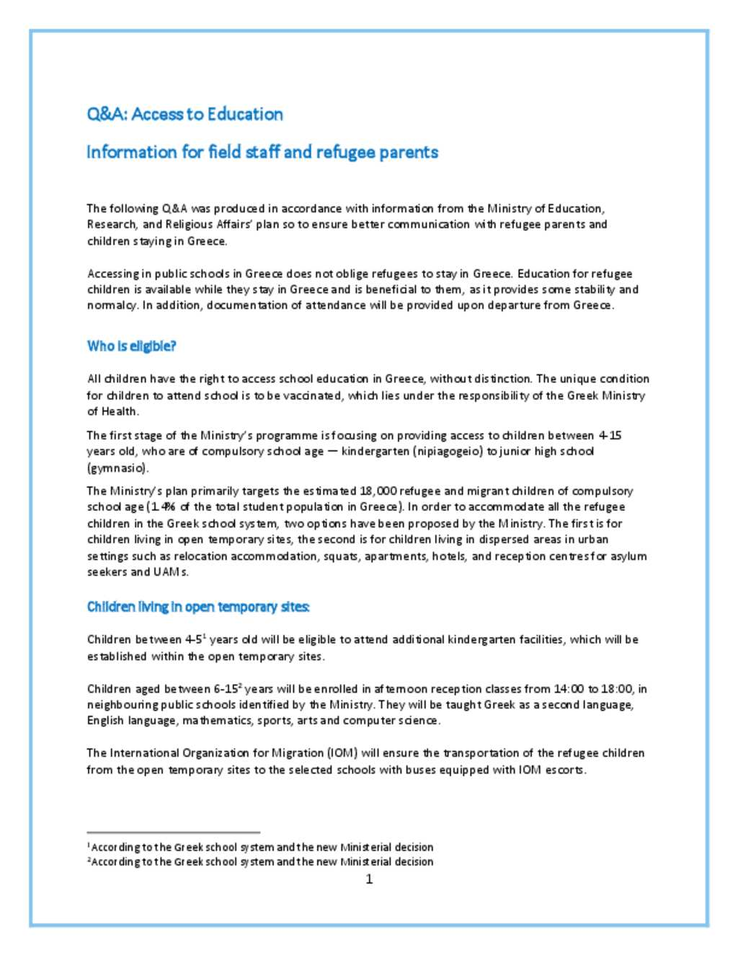
#> input picture Day16/input_images/document.png, 738 x 956 px, shrunk from 1024 x 1325 before the run, found by its file name
$ python 'Morphological Operations.py'
#> lines starting #> are read from the running program, lines starting #| are printed output that depends on the picture
'''Morphological Operations


Learn and implement:

Erosion
Dilation
Opening
Closing
Morphological Gradient
Top Hat
Black Hat'''

import cv2
import numpy as np
img=cv2.imread("Day16/input_images/document.png")
#> img is the input picture: shape (956, 738, 3); mean B, G, R 242.3, 241.4, 239.6
gray=cv2.cvtColor(img,cv2.COLOR_RGB2BGRA)
#kernel = np.ones((5,5), np.uint8)
eros=cv2.erode(gray,kernel=(5,5),iterations=10)
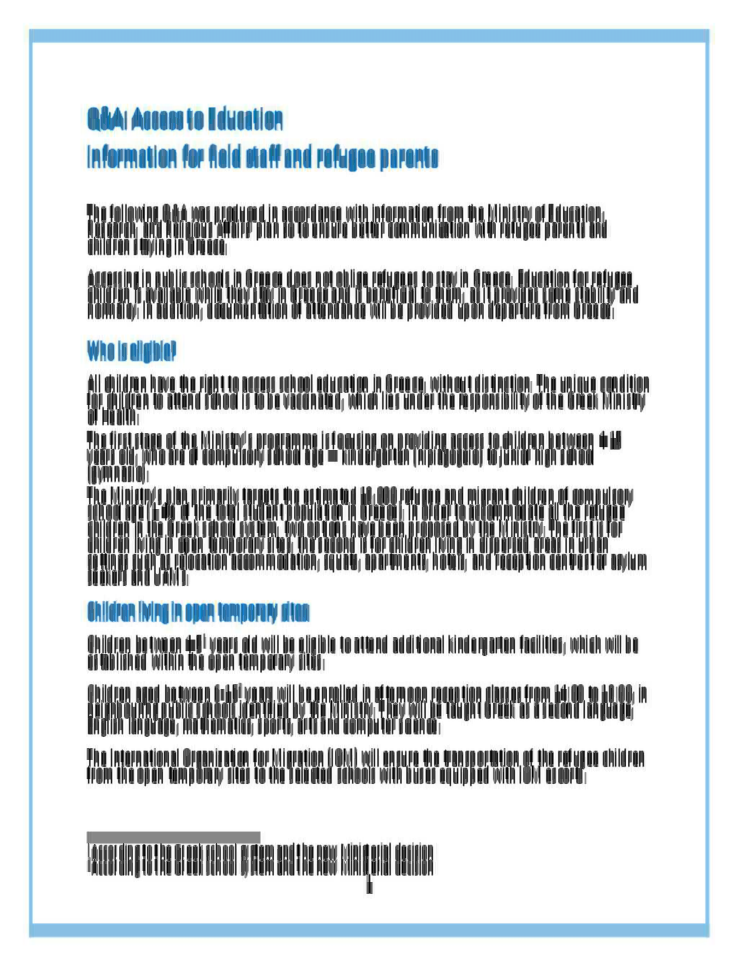
#> eros: shape (956, 738, 4); mean R, G, B, A 209.6, 213.3, 215.4, 255
dialte=cv2.dilate(gray,kernel=(5,5),iterations=10)
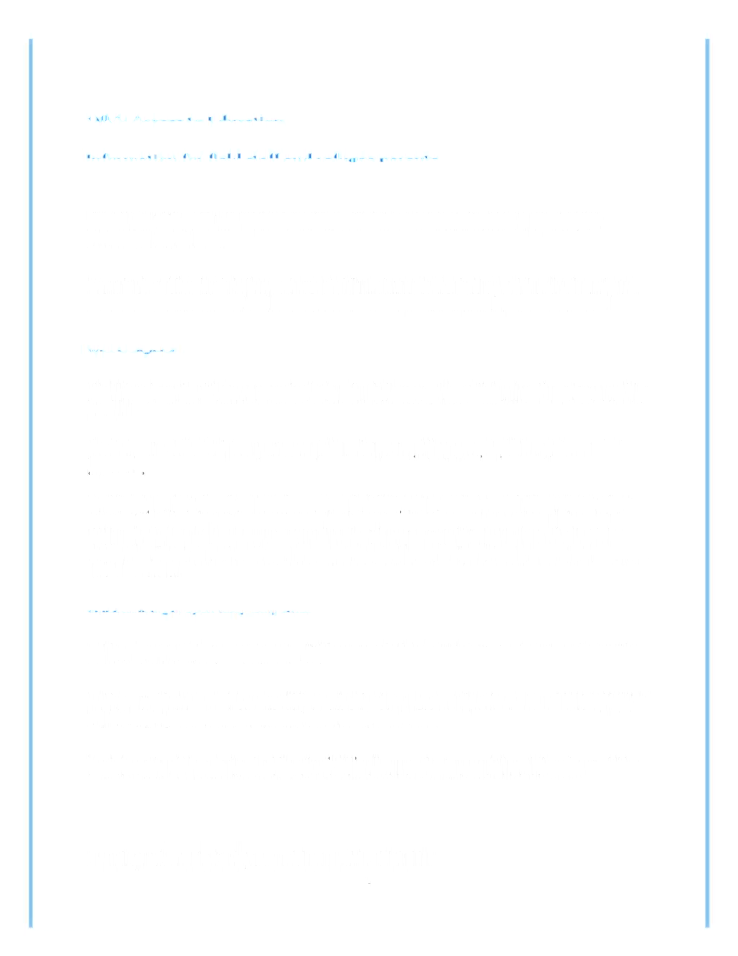
#> dialte: shape (956, 738, 4); mean R, G, B, A 253.6, 254.3, 254.7, 255
opening = cv2.morphologyEx(gray,cv2.MORPH_OPEN,kernel=(5,5))
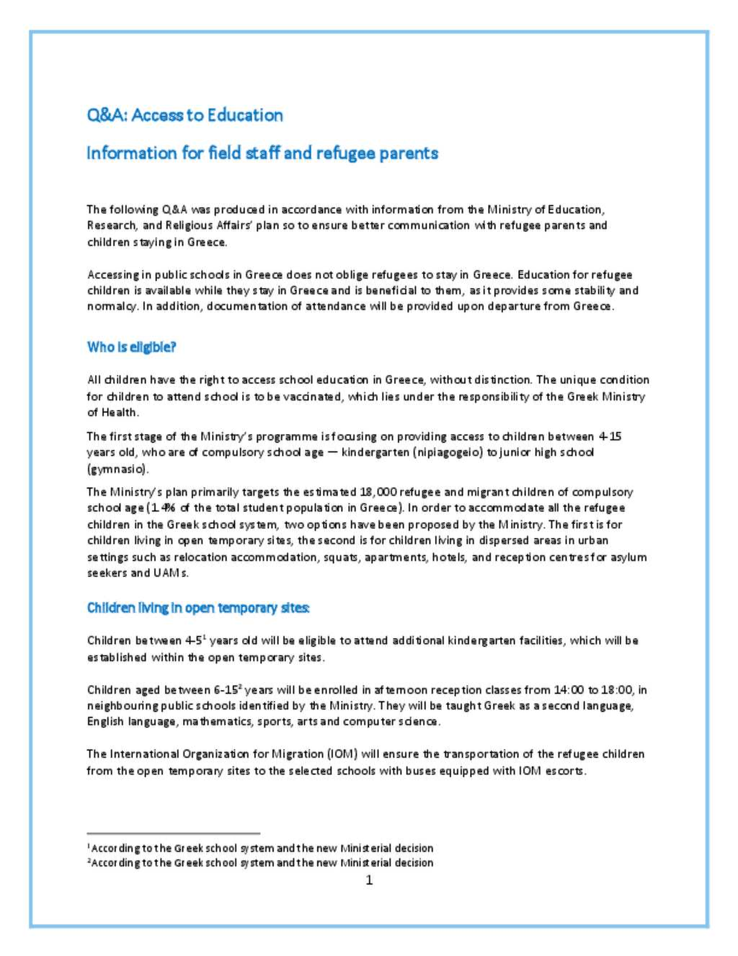
#> opening: shape (956, 738, 4); mean R, G, B, A 239.2, 241, 241.9, 255
close = cv2.morphologyEx(gray,cv2.MORPH_CLOSE,kernel=(5,5))
gradient = cv2.morphologyEx(gray,cv2.MORPH_GRADIENT,kernel=(5,5))
top_hat = cv2.morphologyEx(gray,cv2.MORPH_TOPHAT,kernel=(5,5))
black_hat = cv2.morphologyEx(gray,cv2.MORPH_BLACKHAT,kernel=(5,5))
cv2.imshow("original",img)
cv2.imshow("erosion",eros)
cv2.imshow("dilation",dialte)
cv2.imshow("opening",opening)
cv2.imshow("close",close)
cv2.imshow("gradient",gradient)
cv2.imshow("top_hat",top_hat)
cv2.imshow("black_hat",black_hat)
cv2.waitKey(0)
cv2.destroyAllWindows

$ run again, with Day16/input_images/d2.png copied over Day16/input_images/document.png
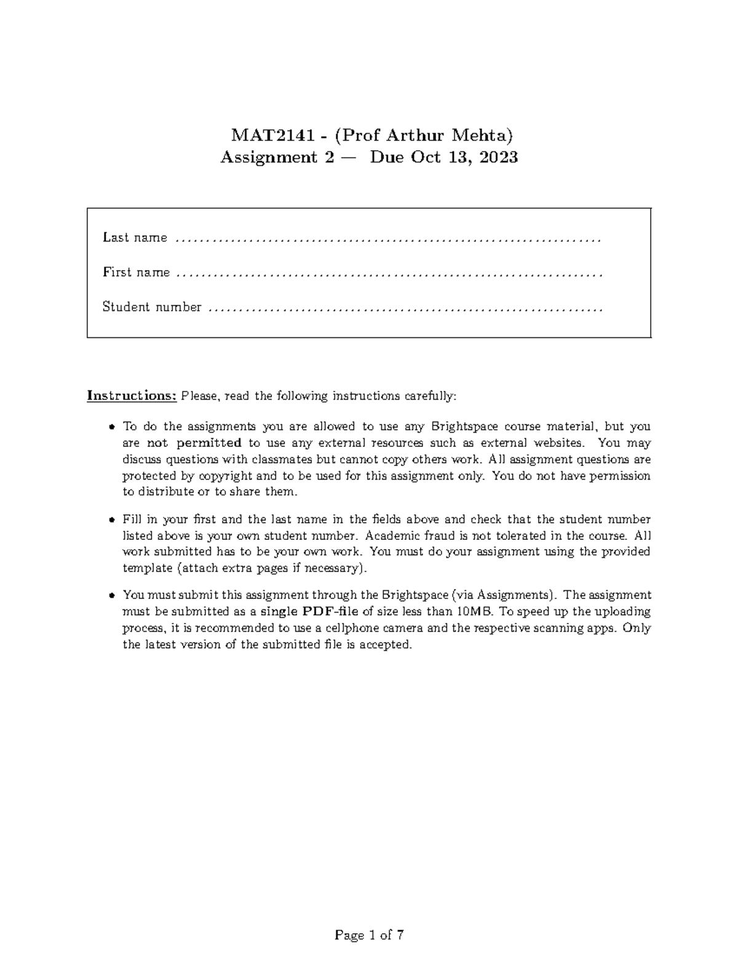
#> input picture Day16/input_images/d2.png, 738 x 956 px, shrunk from 1200 x 1553 before the run, found by its file name
#> img is the input picture: shape (956, 738, 3); min 0, max 255, mean 248.1
#> `eros=cv2.erode(gray,kernel=(5,5),iterations=10)`:
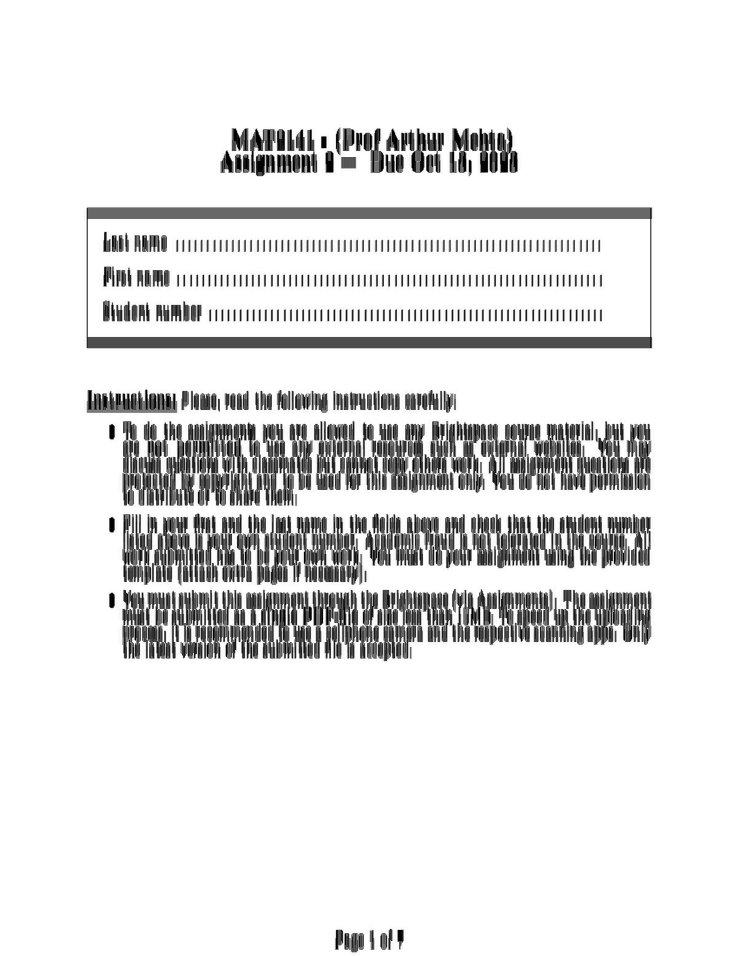
#> eros: shape (956, 738, 4); mean R, G, B, A 227.9, 227.9, 227.9, 255
#> `opening = cv2.morphologyEx(gray,cv2.MORPH_OPEN,kernel=(5,5))`:
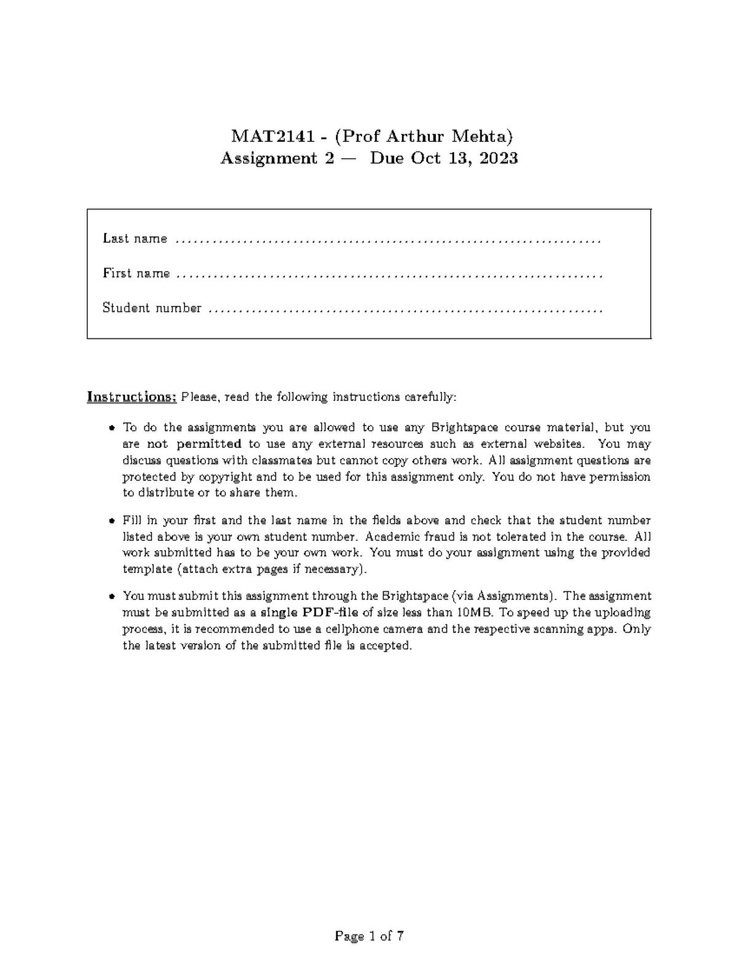
#> opening: shape (956, 738, 4); mean R, G, B, A 247.8, 247.8, 247.8, 255

$ run again, with Day16/input_images/d5.png copied over Day16/input_images/document.png
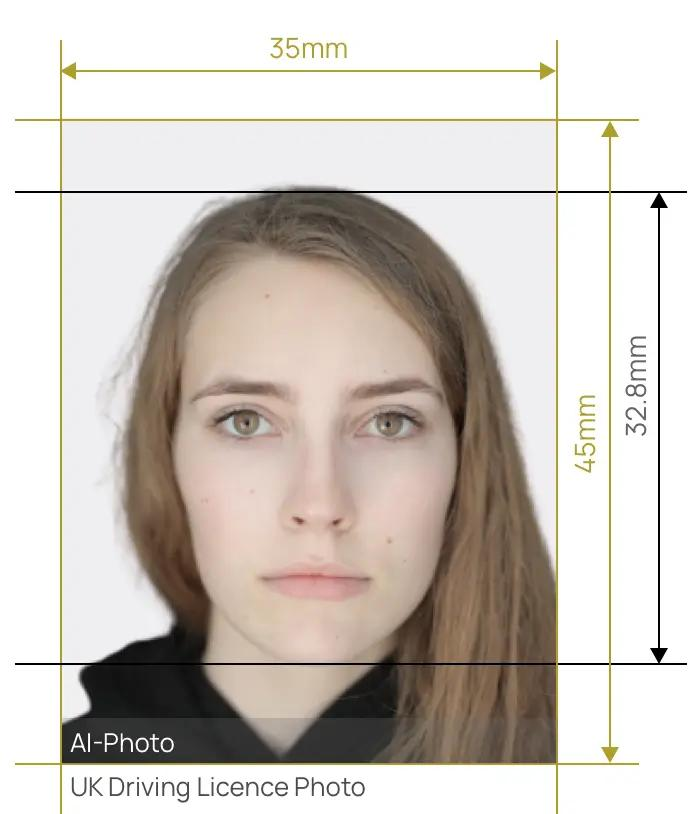
#> input picture Day16/input_images/d5.png, 700 x 814 px, found by its file name
#> img is the input picture: shape (814, 700, 3); mean B, G, R 193, 199.5, 206.4
#> `eros=cv2.erode(gray,kernel=(5,5),iterations=10)`:
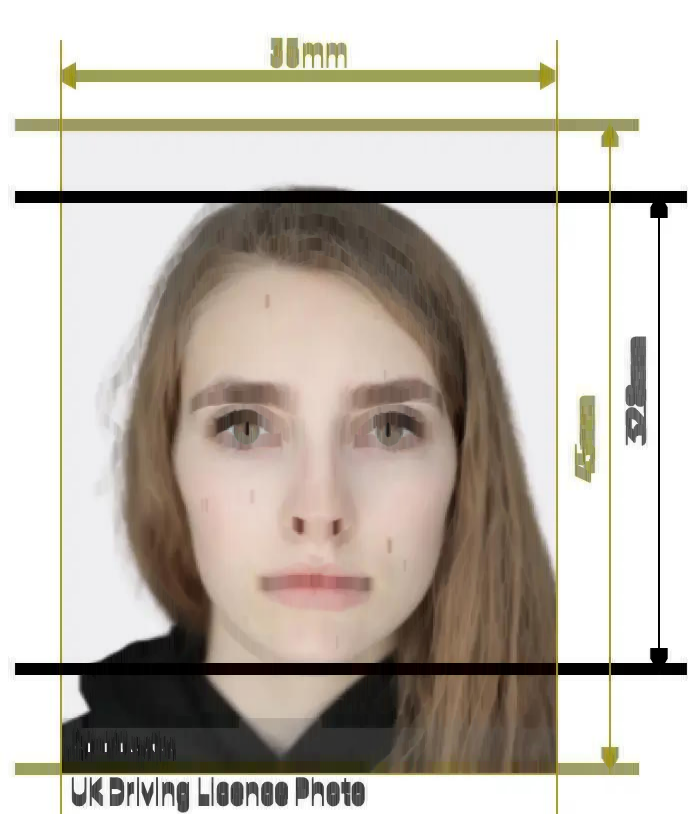
#> eros: shape (814, 700, 4); mean R, G, B, A 193.7, 186.9, 178.6, 255
#> `opening = cv2.morphologyEx(gray,cv2.MORPH_OPEN,kernel=(5,5))`:
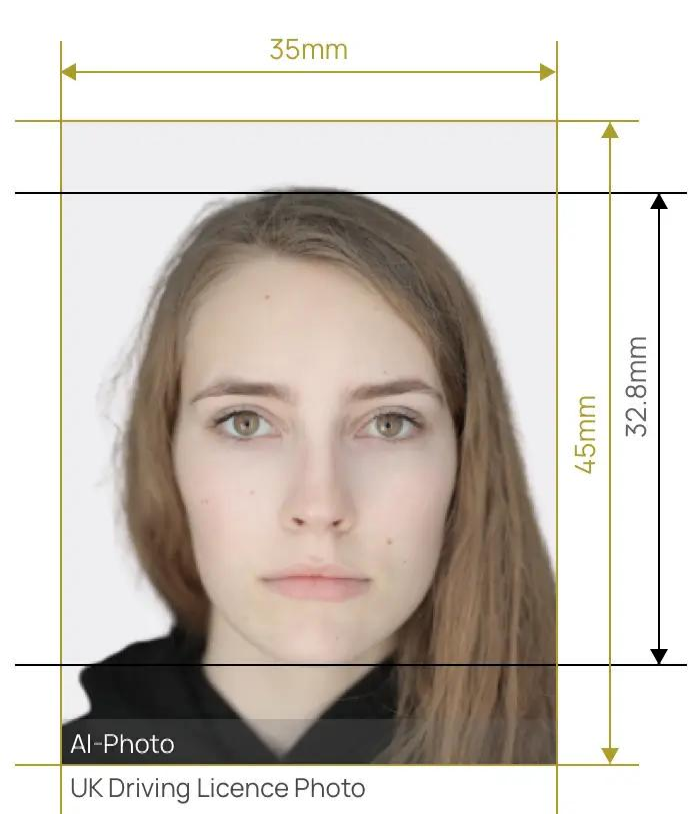
#> opening: shape (814, 700, 4); mean R, G, B, A 206.3, 199.4, 192.9, 255
